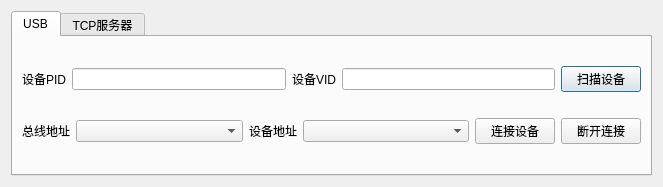
<?xml version="1.0" encoding="UTF-8"?>
<ui version="4.0">
 <class>ConnectPage</class>
 <widget class="QDialog" name="ConnectPage">
  <property name="geometry">
   <rect>
    <x>0</x>
    <y>0</y>
    <width>663</width>
    <height>187</height>
   </rect>
  </property>
  <property name="windowTitle">
   <string>Dialog</string>
  </property>
  <layout class="QGridLayout" name="gridLayout">
   <item row="0" column="0">
    <widget class="QTabWidget" name="tabWidget">
     <property name="currentIndex">
      <number>0</number>
     </property>
     <widget class="QWidget" name="tab_2">
      <attribute name="title">
       <string>USB</string>
      </attribute>
      <layout class="QGridLayout" name="gridLayout_3">
       <item row="0" column="0">
        <layout class="QHBoxLayout" name="horizontalLayout_10">
         <item>
          <layout class="QHBoxLayout" name="horizontalLayout_8">
           <item>
            <widget class="QLabel" name="label_6">
             <property name="text">
              <string>设备PID</string>
             </property>
            </widget>
           </item>
           <item>
            <widget class="QLineEdit" name="USBServerPID">
             <property name="readOnly">
              <bool>true</bool>
             </property>
            </widget>
           </item>
          </layout>
         </item>
         <item>
          <layout class="QHBoxLayout" name="horizontalLayout_7">
           <item>
            <widget class="QLabel" name="label_7">
             <property name="text">
              <string>设备VID</string>
             </property>
            </widget>
           </item>
           <item>
            <widget class="QLineEdit" name="USBServerVID">
             <property name="readOnly">
              <bool>true</bool>
             </property>
            </widget>
           </item>
          </layout>
         </item>
         <item>
          <widget class="QPushButton" name="USBServerScanButton">
           <property name="text">
            <string>扫描设备</string>
           </property>
          </widget>
         </item>
        </layout>
       </item>
       <item row="1" column="0">
        <layout class="QHBoxLayout" name="horizontalLayout_9">
         <item>
          <layout class="QHBoxLayout" name="horizontalLayout_5">
           <item>
            <widget class="QLabel" name="label_4">
             <property name="text">
              <string>总线地址</string>
             </property>
            </widget>
           </item>
           <item>
            <widget class="QComboBox" name="USBDeviceBusNumberComboBox">
             <property name="sizePolicy">
              <sizepolicy hsizetype="Expanding" vsizetype="Fixed">
               <horstretch>0</horstretch>
               <verstretch>0</verstretch>
              </sizepolicy>
             </property>
            </widget>
           </item>
          </layout>
         </item>
         <item>
          <layout class="QHBoxLayout" name="horizontalLayout_6">
           <item>
            <widget class="QLabel" name="label_5">
             <property name="text">
              <string>设备地址</string>
             </property>
            </widget>
           </item>
           <item>
            <widget class="QComboBox" name="USBDeviceAddressComboBox">
             <property name="sizePolicy">
              <sizepolicy hsizetype="Expanding" vsizetype="Fixed">
               <horstretch>0</horstretch>
               <verstretch>0</verstretch>
              </sizepolicy>
             </property>
            </widget>
           </item>
          </layout>
         </item>
         <item>
          <widget class="QPushButton" name="USBServerConnectButton">
           <property name="text">
            <string>连接设备</string>
           </property>
          </widget>
         </item>
         <item>
          <widget class="QPushButton" name="USBServerDisconnectButton">
           <property name="text">
            <string>断开连接</string>
           </property>
          </widget>
         </item>
        </layout>
       </item>
      </layout>
     </widget>
     <widget class="QWidget" name="TCPServerScanTab">
      <attribute name="title">
       <string>TCP服务器</string>
      </attribute>
      <layout class="QGridLayout" name="gridLayout_2">
       <item row="0" column="0">
        <layout class="QHBoxLayout" name="TCPServerScanHorizontalLayout">
         <item>
          <layout class="QHBoxLayout" name="TCPServerAddressHorizontalLayout">
           <item>
            <widget class="QLabel" name="label">
             <property name="text">
              <string>服务器IP地址</string>
             </property>
            </widget>
           </item>
           <item>
            <widget class="QLineEdit" name="TCPServerAddress">
             <property name="text">
              <string>192.168.1.100</string>
             </property>
            </widget>
           </item>
          </layout>
         </item>
         <item>
          <layout class="QHBoxLayout" name="TCPServerPortHorizontalLayout">
           <item>
            <widget class="QLabel" name="label_2">
             <property name="text">
              <string>服务器端口号</string>
             </property>
            </widget>
           </item>
           <item>
            <widget class="QLineEdit" name="TCPServerPort">
             <property name="text">
              <string>8899</string>
             </property>
            </widget>
           </item>
          </layout>
         </item>
         <item>
          <widget class="QPushButton" name="TCPServerScanButton">
           <property name="text">
            <string>扫描设备</string>
           </property>
          </widget>
         </item>
        </layout>
       </item>
       <item row="1" column="0">
        <layout class="QHBoxLayout" name="TCPSocketConnecHorizontalLayout">
         <item>
          <widget class="QLabel" name="label_8">
           <property name="text">
            <string>最大连接个数</string>
           </property>
          </widget>
         </item>
         <item>
          <widget class="QLineEdit" name="TCPSocketConnectCount"/>
         </item>
         <item>
          <widget class="QLabel" name="label_3">
           <property name="text">
            <string>设备IP地址</string>
           </property>
          </widget>
         </item>
         <item>
          <widget class="QComboBox" name="TCPServerSocketAddress">
           <property name="sizePolicy">
            <sizepolicy hsizetype="Expanding" vsizetype="Fixed">
             <horstretch>0</horstretch>
             <verstretch>0</verstretch>
            </sizepolicy>
           </property>
          </widget>
         </item>
         <item>
          <widget class="QPushButton" name="TCPSocketConnectButton">
           <property name="text">
            <string>连接设备</string>
           </property>
          </widget>
         </item>
         <item>
          <widget class="QPushButton" name="TCPSocketDisconnectButton">
           <property name="text">
            <string>断开连接</string>
           </property>
          </widget>
         </item>
        </layout>
       </item>
      </layout>
     </widget>
    </widget>
   </item>
  </layout>
 </widget>
 <resources/>
 <connections/>
</ui>
